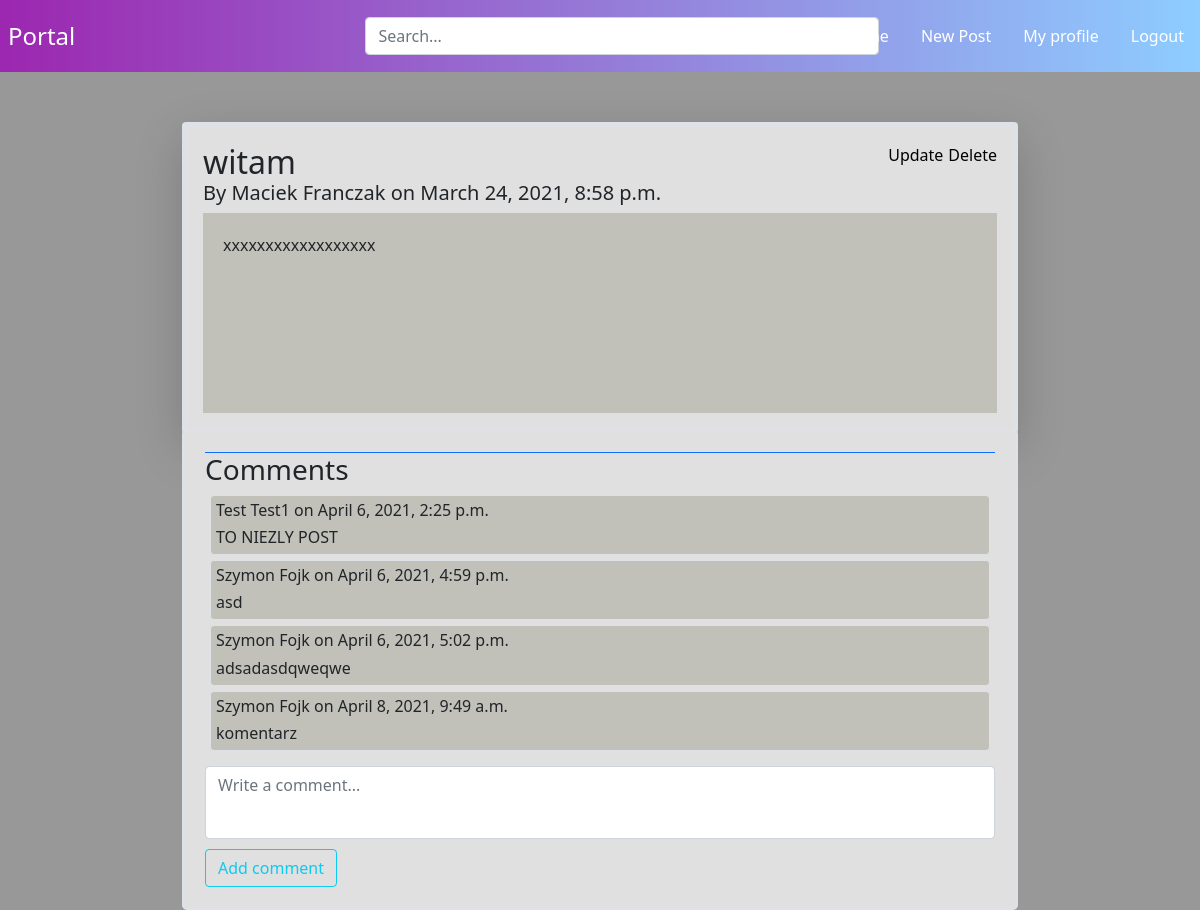
/home/ (signed in), run on the app's committed database.
### portal/models.py (models this page shows, shortened)
class Post(models.Model):
    title = models.CharField(max_length=100)
    content = models.TextField()
    date_posted = models.DateTimeField(default=timezone.now)
    author = models.ForeignKey(User, on_delete=models.CASCADE)

class Comment(models.Model):
    content = models.TextField()
    date_posted = models.DateTimeField(default=timezone.now)
    author = models.ForeignKey(User, on_delete=models.CASCADE)
    post = models.ForeignKey(Post, on_delete=models.CASCADE, related_name='comments')

### portal/views.py (the view, shortened to what this page needs)
# urls.py: path('home/', login_required(PostListView.as_view()), name='portal-home'),
class PostListView(ListView, FormMixin):
	model = Post
	template_name = 'portal/home.html'
	context_object_name = 'posts'
	ordering = ['-date_posted']
	form_class = CommentForm
	success_url = '/'

### portal/forms.py
class CommentForm(forms.ModelForm):
    class Meta:
        model = Comment
        fields = ('content',)

### users/models.py (called while the page is built)
    def get_friends(self):
        return self.friends.all()

### portal/templates/portal/home.html (shortened to what this page needs)
{% extends 'portal/wall.html' %}
{% load crispy_forms_tags %}
{% block content %}
  {% for post in posts %}
  {% if post.author in request.user.profile.get_friends or post.author == request.user%}
  <div class="border border-5 rounded shadow-lg p-3" style="margin-top:50px;padding:20px;background-color:#E0E0E0;border-color:#E0E0E0;margin-bottom:-5px;">
    <div>
      <h2 style="display: inline;"><a class="text-dark" href="{% url 'post-detail' post.id %}">{{ post.title }}</a></h2>
      {% if request.user.username == post.author.username %}
          <a style="display: inline;text-align:right;float:right;" href="{% url 'post-delete' post.id %}">Delete</a>
          <a style="display: inline;text-align:right;float:right;margin-right:5px;" href="{% url 'post-update' post.id %}">Update</a>
        {% endif %}
    </div>
      <h5>By <a class="text-dark" href="{% url 'profile' username=post.author %}">{{post.author.first_name}} {{post.author.last_name}}</a> on {{post.date_posted}}</h5>
      <div class="text">{{post.content}}</div>
  </div>
  <div class="border border-3 rounded-3" style="padding:20px;background-color:#E0E0E0;border-color:#E0E0E0;">
  <div class="comments border-top border-primary">
    <h3>Comments</h3>
    {% for comment in post.comments.all %}
    <div class="border rounded" style="margin:5px;background-color:#C1C1B9;">
      <h6 class="" style="margin:5px;" ><a class="text-dark" href="{% url 'profile' username=comment.author %}">{{comment.author.first_name}} {{comment.author.last_name}}</a> on {{comment.date_posted}}</h6>
      <div class="" style="margin:5px;">
        {{comment.content}}
      </div>
    </div>
    {% endfor %}
  </div>
  <form method="POST">
    <fieldset class="form-group">
      <div class="" style="margin-top:10px;">
        <textarea name="content" cols="40" rows="10" class="textarea form-control" required="" id="id_content" style="height: 73px;resize:none;" placeholder="Write a comment..." maxlength="500"></textarea>
      </div>
    </fieldset>
    <div class="form-group" style="margin-top:10px;">
      <button class="btn btn-outline-info" type="submit">Add comment</button>
    </div>
  </form>
</div>
  {% endif %}
  {% endfor %}
{% endblock content %}

### portal/static/portal/base_style.css (style rules this page uses)
* { box-sizing: border-box; }
body { margin: 0; padding: 0; }
a:active, a:link { text-decoration: none; color: black; }
.text { height:200px; background-color: #C1C1B9; width: 100%; padding: 20px; }

### data on the page
Post: title "witam", shows "Delete", author.first_name "Maciek", author.last_name "Franczak", date_posted "March 24, 2021, 8:58 p.m.", content "xxxxxxxxxxxxxxxxxx"
Comment: author.first_name "Test", author.last_name "Test1", date_posted "April 6, 2021, 2:25 p.m.", content "TO NIEZLY POST"
Comment: author.first_name "Szymon", author.last_name "Fojk", date_posted "April 6, 2021, 4:59 p.m.", content "asd"
Comment: author.first_name "Szymon", author.last_name "Fojk", date_posted "April 6, 2021, 5:02 p.m.", content "adsadasdqweqwe"
Comment: author.first_name "Szymon", author.last_name "Fojk", date_posted "April 8, 2021, 9:49 a.m.", content "komentarz"
